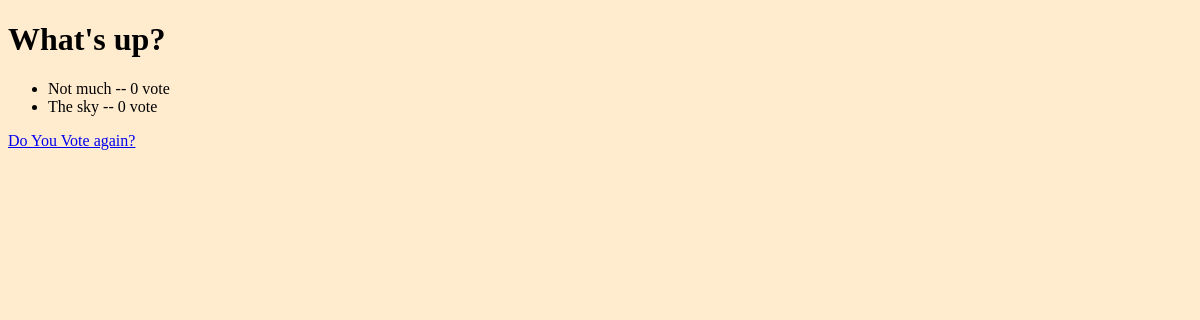
The app's page /polls/1/results/, older data.
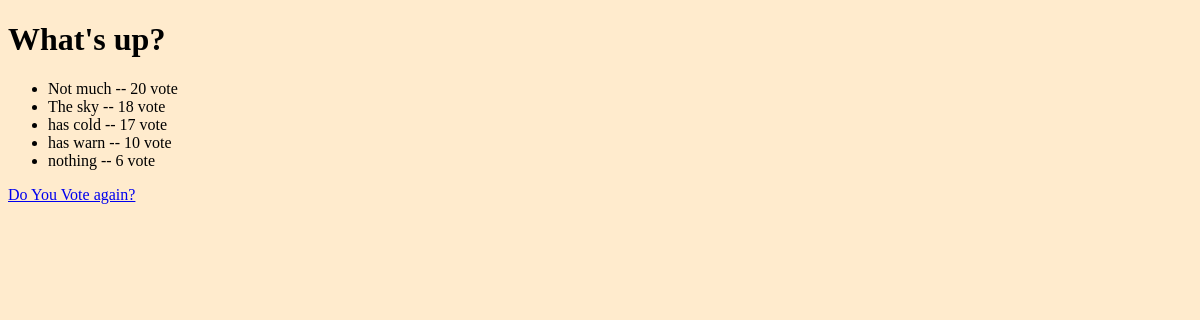
The same page, newer data.
### polls/models.py (models this page shows, shortened)
class Question(models.Model):
    question_text = models.CharField(max_length=200)
    pub_date = models.DateTimeField('fecha publicacion')
    def was_published_recently(self):
        now = timezone.now()
        return now - datetime.timedelta(days=1) <= self.pub_date <= now
    was_published_recently.admin_order_field = 'pub_date'
    was_published_recently.boolean = True
    was_published_recently.short_description = 'Recientemente Publicado'

class Choice(models.Model):
    question = models.ForeignKey(Question, on_delete=models.CASCADE)
    choice_text = models.CharField(max_length=200)
    votes = models.IntegerField(default=0)

### polls/views.py (the view)
# urls.py: path('<int:pk>/results/', views.ResultsView.as_view(), name='results'),
class ResultsView(generic.DetailView):
    model = Question
    template_name = 'polls/results.html'

### polls/templates/polls/results.html (shortened to what this page needs)
{% load static %}
<!DOCTYPE html>
<html lang="en">
  <head>
    <link rel="stylesheet" type="text/css" href="{% static 'polls/style.css' %}">
  </head>
  <body>
    <h1>{{ question.question_text }}</h1>
    <ul>
      {% for choice in question.choice_set.all %}
      <li>
        {{ choice.choice_text }} -- {{ choice.votes }} vote
      </li>
      {% endfor %}
    </ul>
    <a href="{% url 'polls:detail' question.id %}"> Do You Vote again?</a>
  </body>
</html>

### polls/static/polls/style.css (style rules this page uses)
body { background: blanchedalmond url("images/background.gif") no-repeat; }

Row changes from the older to the newer data that the page shows:
changed Choice "Not much": votes "0" → "20"
changed Choice "The sky": votes "0" → "18"
added Choice: choice_text "has cold", votes "17"
added Choice: choice_text "has warn", votes "10"
added Choice: choice_text "nothing", votes "6"
